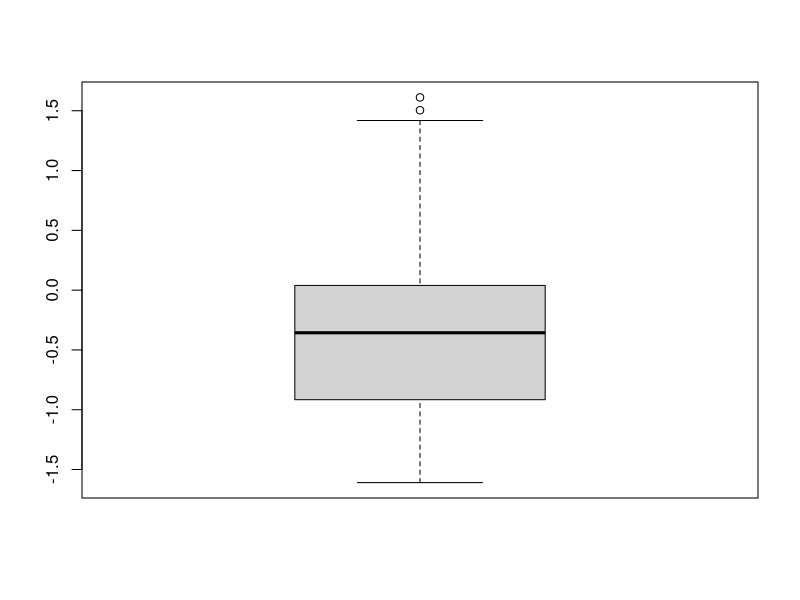
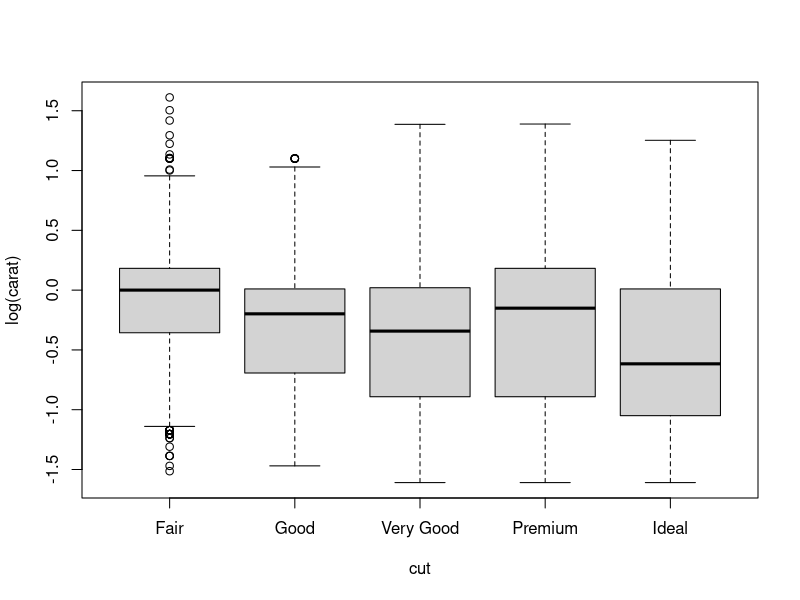

The R source for these figures, in order:
## EJEMPLO 04: ANÁLISIS DE VARIANZA (ANOVA)
"El análisis de varianza (de un factor) nos permite comparar la media de una variable 
considerando dos o más niveles/grupos de factor. Entre muchas otras aplicaciones 
del ANOVA, esta técnica puede emplearse como una extensión de la prueba t de Student."

"Ejemplo: ¿Existe evidencia estadística para concluir que, en promedio, el tipo de 
corte tiene efectos sobre el quilate del diamante?"

"Planteamiento de hipótesis:
Ho: prom_carat_cut_fair = prom_carat_cut_good = prom_carat_cut_very_good = prom_carat_cut_premium = prom_carat_cut_ideal
Ha: Al menos uno es diferente."
library(ggplot2)
str(diamonds)

boxplot(log(diamonds$carat))

boxplot(log(carat) ~ cut,
        data = diamonds)

anova <- aov(log(carat) ~ color,
    data = diamonds)

summary(anova)
